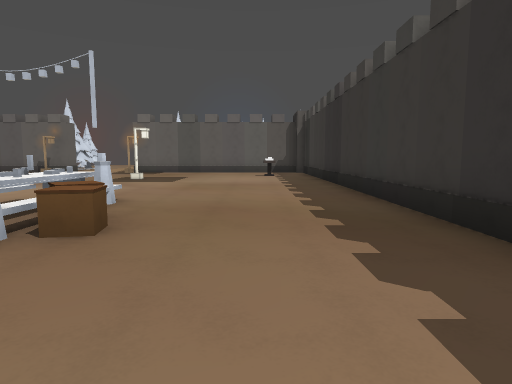
[1] (above)

22 first-person views from a walk through a Godot game level. The camera is 1.4 m above the floor, tilts 6° down and sees 75° across. The floor is counted in squares, 2 m on a side. Each view is taken from the middle of a square. On the plan, view 1 faces up. The plan holds only what a view shows up to about 10 squares ahead; the rest is blank. The place goes on beyond the plan. Surface patterns are stand-ins for the level's own textures.

[2]
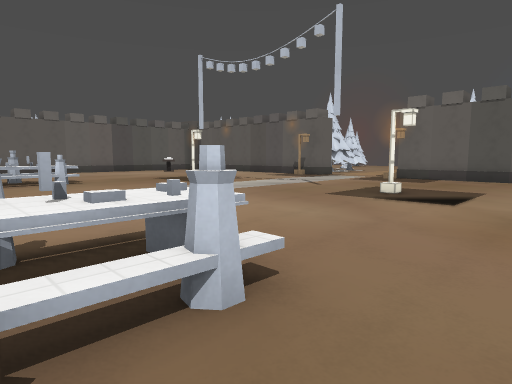

[3]
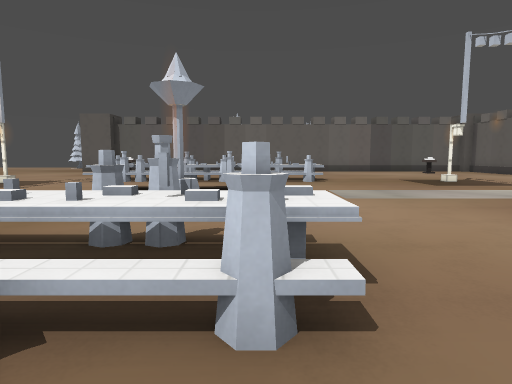

[4]
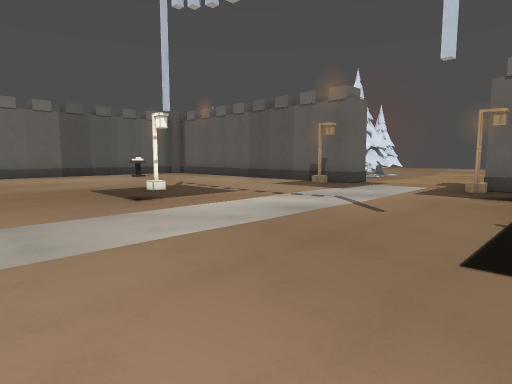

[5]
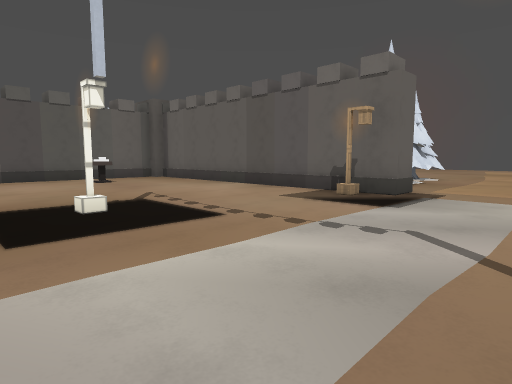

[6]
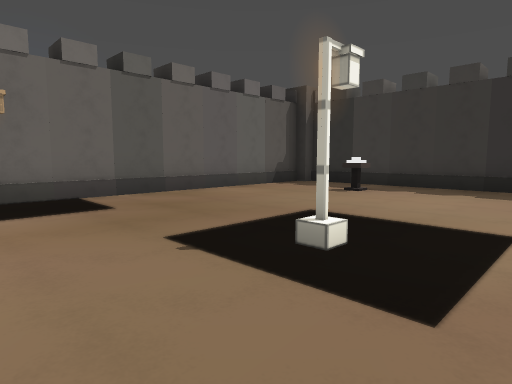

[7]
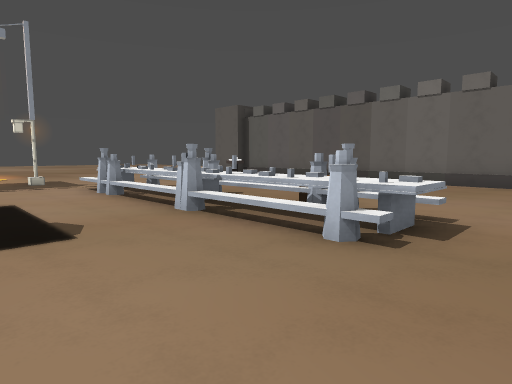

[8]
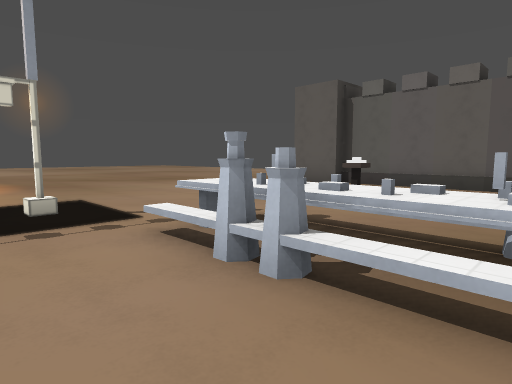

[9]
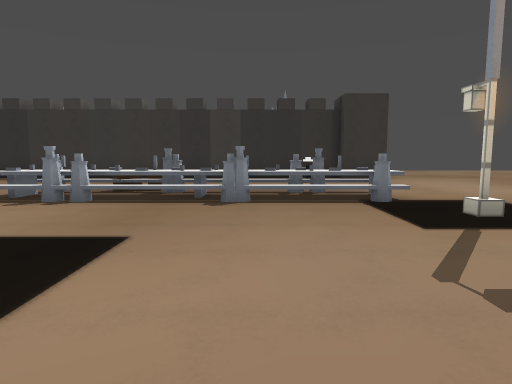

[10]
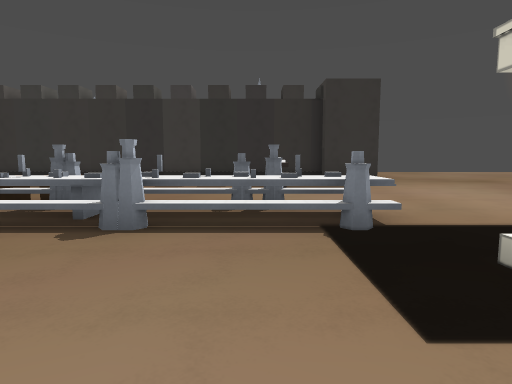

[11]
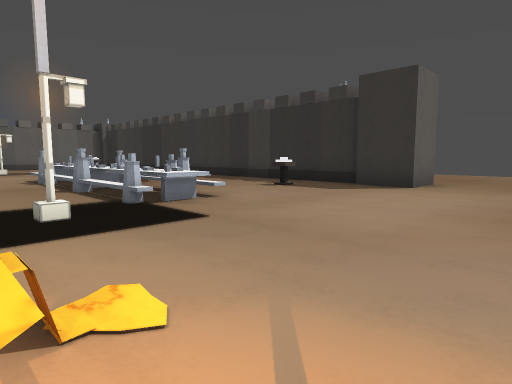

[12]
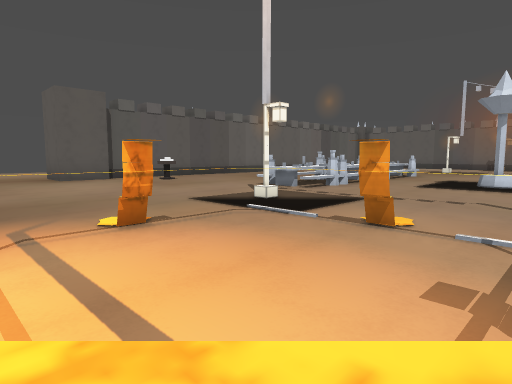

[13]
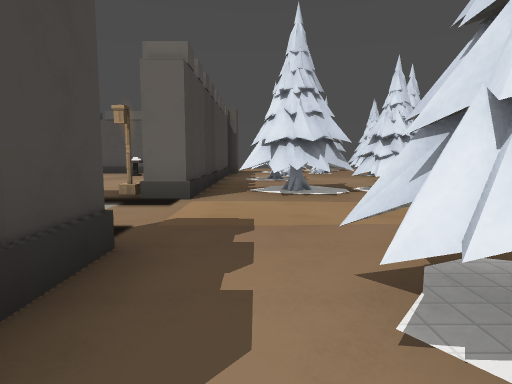

[14]
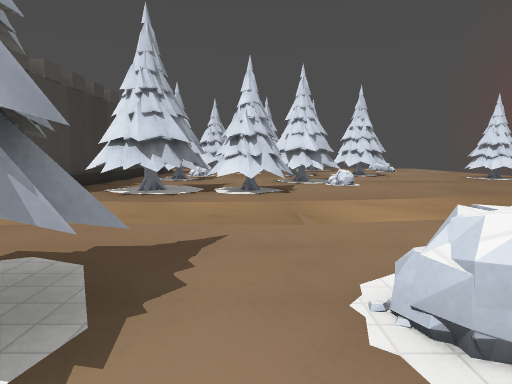

[15]
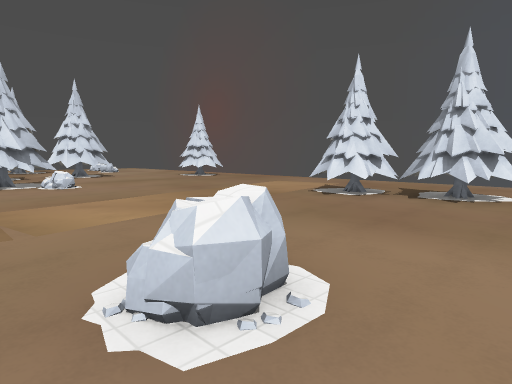

[16]
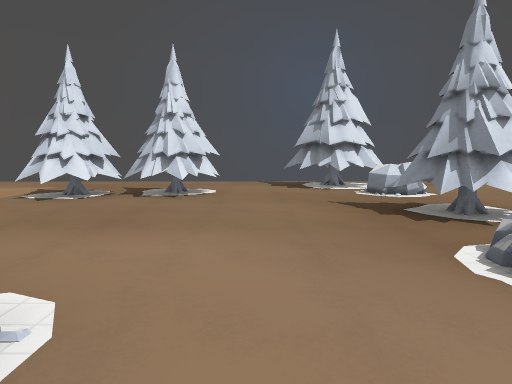

[17]
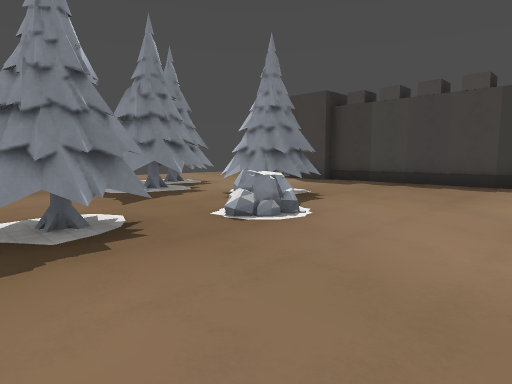

[18]
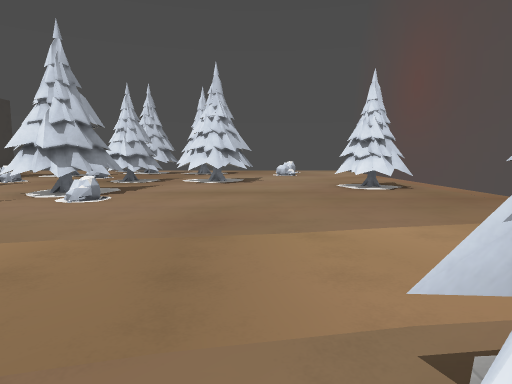

[19]
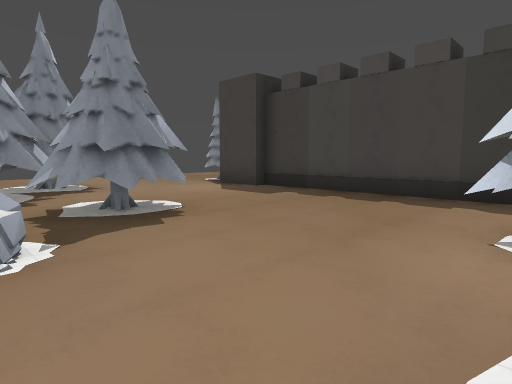

[20]
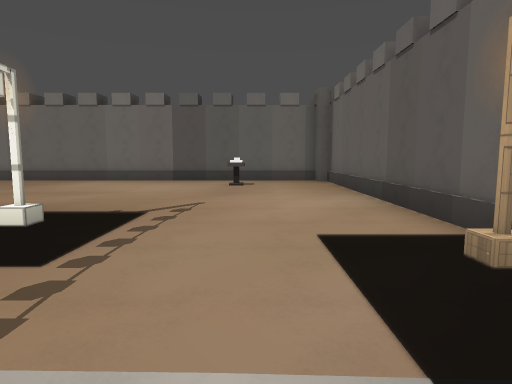

[21]
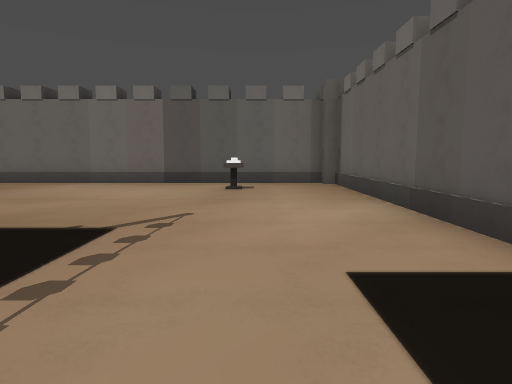

[22]
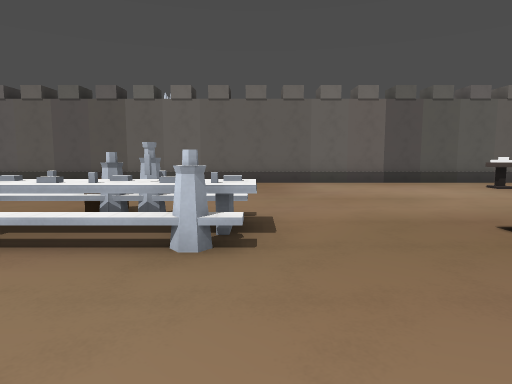

### Floor plan
Key: @ floor where view 1 was taken; # wall or solid block; . main floor; : floor 1.25 m higher than the main floor; / step, stairs or slope; = window, fence, low wall or low ledge; ^ raised ledge; L lamp; G gate; T thing the floor can be seen under or through.
Columns run from 17 left of view 1 to 6 right of it. Each row starts with its distance up from view 1.
 29  ...............#.
 28  ..##..........###..
 27  ..#.......TTT..##..
 26  .........TTTT...=..
 25  ..................
 24  ##.............##...
 23  #...................
 22  ##.##..........^..##
 21  ##.##.......=...#.###..
 20   .....#.........##..# .
 19   .....#....##.......#..
 18   =##..##...##..........
 17     #..#...............
 16     #####...##########
 15 ########G..G########
 14 #..................#
 13 #..................#
 12 #..................#
 11 #.....LL.....L.....#
 10 #.....LL.....L.....#
  9 #..................#
  8 #..................#
  7 #.....^............#
  6 #....^^... ........#
  5 #   ./^...  ./^....#
  4 #   ./^... ../^=...#
  3 #   .^^..##../^^...#
  2 #   ./^....../^....#
  1 #   .^^....../^....#
  0 #  ...^....../^..@.#
 -1 # .........../^....#
 -2 #......L....L......#
 -3 #..................##..
 -4 ...........:...........
 -5  ..........:..........
 -6    ......::..... ....

Where each view was taken, in squares from view 1:
view 1: 0 up, 0 right, facing up
view 2: 4 up, 1 left, facing up-left
view 3: 5 up, 1 left, facing left
view 4: 7 up, 4 left, facing up-left
view 5: 9 up, 6 left, facing up-left
view 6: 9 up, 6 left, facing up-right
view 7: 8 up, 8 left, facing down-left
view 8: 3 up, 9 left, facing down-left
view 9: 1 up, 9 left, facing right
view 10: 0 up, 7 left, facing right
view 11: 6 down, 6 left, facing up-right
view 12: 6 down, 6 left, facing up-left
view 13: 17 up, 3 left, facing left
view 14: 20 up, 3 left, facing left
view 15: 20 up, 3 left, facing up-left
view 16: 20 up, 3 left, facing up
view 17: 25 up, 4 left, facing down-right
view 18: 25 up, 6 left, facing left
view 19: 22 up, 4 left, facing down-right
view 20: 13 up, 7 left, facing left
view 21: 13 up, 8 left, facing left
view 22: 7 up, 8 left, facing left
